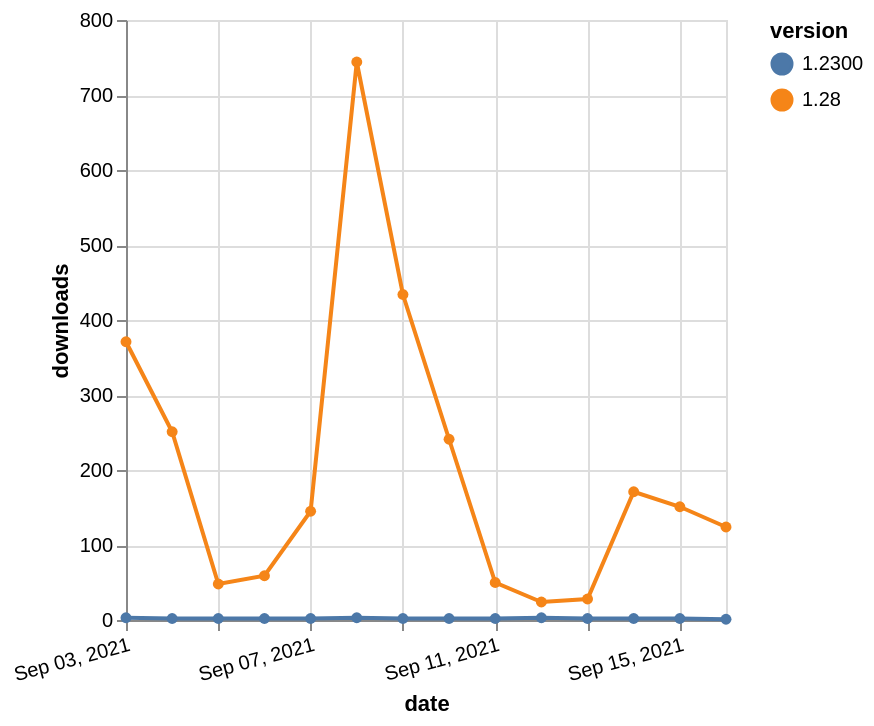

Source (Vega-Lite JSON):
### Vega-Lite specification from a JSON file in a GitHub repository (floating-point values rounded to 4 significant figures)
{"$schema": "https://vega.github.io/schema/vega-lite/v5.json", "description": "A simple bar chart with embedded data.", "data": {"values": [{"date": "2021-09-03", "total": 2714, "delta": 3, "version": "1.2300"}, {"date": "2021-09-04", "total": 2716, "delta": 2, "version": "1.2300"}, {"date": "2021-09-05", "total": 2718, "delta": 2, "version": "1.2300"}, {"date": "2021-09-06", "total": 2720, "delta": 2, "version": "1.2300"}, {"date": "2021-09-07", "total": 2722, "delta": 2, "version": "1.2300"}, {"date": "2021-09-08", "total": 2725, "delta": 3, "version": "1.2300"}, {"date": "2021-09-09", "total": 2727, "delta": 2, "version": "1.2300"}, {"date": "2021-09-10", "total": 2729, "delta": 2, "version": "1.2300"}, {"date": "2021-09-11", "total": 2731, "delta": 2, "version": "1.2300"}, {"date": "2021-09-12", "total": 2734, "delta": 3, "version": "1.2300"}, {"date": "2021-09-13", "total": 2736, "delta": 2, "version": "1.2300"}, {"date": "2021-09-14", "total": 2738, "delta": 2, "version": "1.2300"}, {"date": "2021-09-15", "total": 2740, "delta": 2, "version": "1.2300"}, {"date": "2021-09-16", "total": 2741, "delta": 1, "version": "1.2300"}, {"date": "2021-09-03", "total": 142502, "delta": 371, "version": "1.28"}, {"date": "2021-09-04", "total": 142753, "delta": 251, "version": "1.28"}, {"date": "2021-09-05", "total": 142801, "delta": 48, "version": "1.28"}, {"date": "2021-09-06", "total": 142860, "delta": 59, "version": "1.28"}, {"date": "2021-09-07", "total": 143005, "delta": 145, "version": "1.28"}, {"date": "2021-09-08", "total": 143749, "delta": 744, "version": "1.28"}, {"date": "2021-09-09", "total": 144183, "delta": 434, "version": "1.28"}, {"date": "2021-09-10", "total": 144424, "delta": 241, "version": "1.28"}, {"date": "2021-09-11", "total": 144474, "delta": 50, "version": "1.28"}, {"date": "2021-09-12", "total": 144498, "delta": 24, "version": "1.28"}, {"date": "2021-09-13", "total": 144526, "delta": 28, "version": "1.28"}, {"date": "2021-09-14", "total": 144697, "delta": 171, "version": "1.28"}, {"date": "2021-09-15", "total": 144848, "delta": 151, "version": "1.28"}, {"date": "2021-09-16", "total": 144972, "delta": 124, "version": "1.28"}]}, "width": "container", "mark": {"type": "line", "point": {"filled": true}}, "encoding": {"x": {"field": "date", "type": "temporal", "timeUnit": "yearmonthdate", "title": "date", "axis": {"labelAngle": -15}}, "y": {"field": "delta", "type": "quantitative", "title": "downloads"}, "color": {"field": "version", "type": "nominal"}, "tooltip": {"field": "delta"}}}
